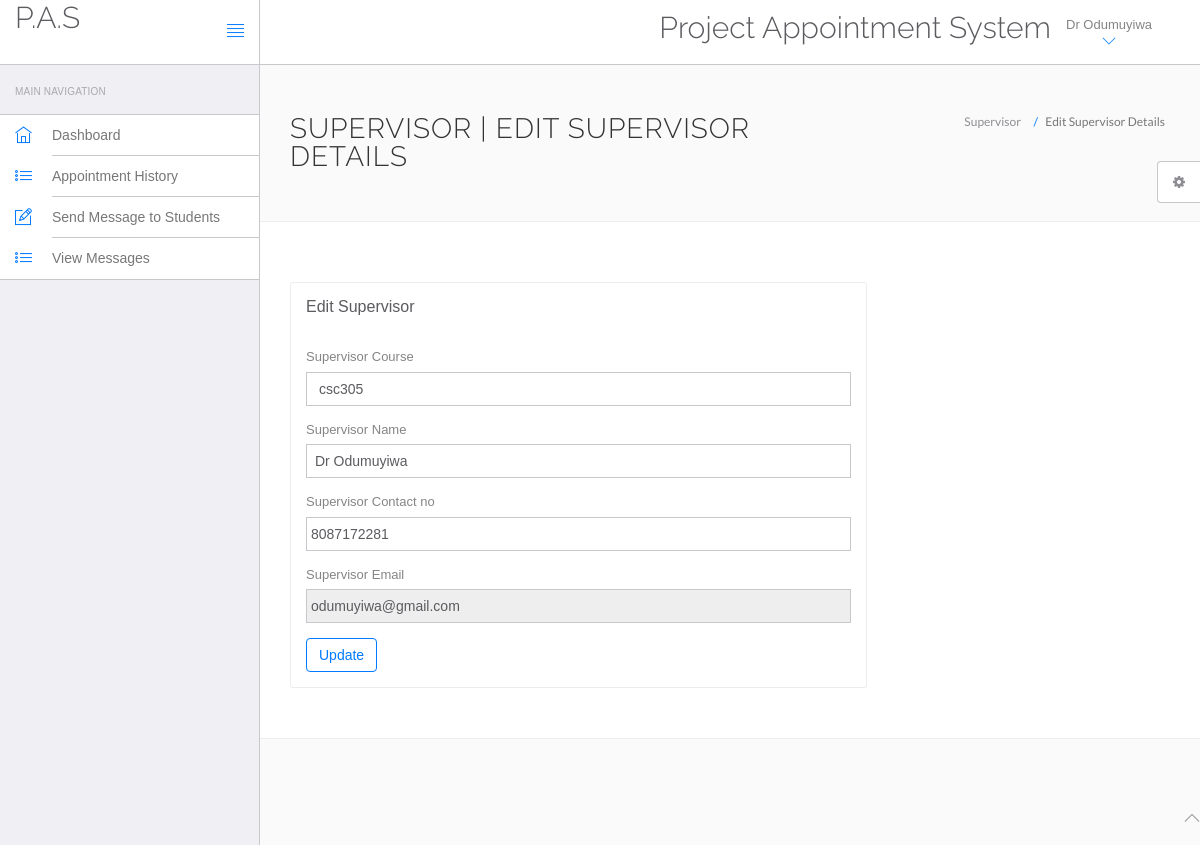
Page /school/pas/supervisor/edit-profile.php (signed in) on the committed database.
### tables this page shows
CREATE TABLE IF NOT EXISTS `supervisors` (
  `id` int(11) NOT NULL AUTO_INCREMENT,
  `course` varchar(255) NOT NULL,
  `supervisorName` varchar(255) NOT NULL,
  `address` longtext NOT NULL,
  `contactno` bigint(11) NOT NULL,
  `email` varchar(255) NOT NULL,
  `password` varchar(255) NOT NULL,
  `creationDate` timestamp NOT NULL DEFAULT current_timestamp(),
  `updationDate` varchar(255) NOT NULL,
  PRIMARY KEY (`id`)
);

### school/pas/supervisor/edit-profile.php (the view, shortened to what this page needs)
<?php
include('include/config.php');
?>
<!DOCTYPE html>
<html lang="en">
	<head>
		<link rel="stylesheet" href="vendor/bootstrap/css/bootstrap.min.css">
		<link rel="stylesheet" href="vendor/fontawesome/css/font-awesome.min.css">
		<link rel="stylesheet" href="vendor/themify-icons/themify-icons.min.css">
		<link href="vendor/animate.css/animate.min.css" rel="stylesheet" media="screen">
		<link href="vendor/perfect-scrollbar/perfect-scrollbar.min.css" rel="stylesheet" media="screen">
		<link href="vendor/switchery/switchery.min.css" rel="stylesheet" media="screen">
		<link href="vendor/bootstrap-touchspin/jquery.bootstrap-touchspin.min.css" rel="stylesheet" media="screen">
		<link href="vendor/select2/select2.min.css" rel="stylesheet" media="screen">
		<link href="vendor/bootstrap-datepicker/bootstrap-datepicker3.standalone.min.css" rel="stylesheet" media="screen">
		<link href="vendor/bootstrap-timepicker/bootstrap-timepicker.min.css" rel="stylesheet" media="screen">
		<link rel="stylesheet" href="assets/css/styles.css">
		<link rel="stylesheet" href="assets/css/plugins.css">
		<link rel="stylesheet" href="assets/css/themes/theme-1.css" id="skin_color" />
	</head>
	<body>
		<div id="app">
		<?php include('include/sidebar.php');?>
			<div class="app-content">
				<?php include('include/header.php');?>
		<div class="main-content" >
			<div class="wrap-content container" id="container">
		<section id="page-title">
			<div class="row">
				<div class="col-sm-8">
					<h1 class="mainTitle">Supervisor | Edit Supervisor Details</h1>
				</div>
				<ol class="breadcrumb">
					<li>
						<span>Supervisor</span>
					</li>
					<li class="active">
						<span>Edit Supervisor Details</span>
					</li>
				</ol>
			</div>
		</section>
		<div class="container-fluid container-fullw bg-white">
			<div class="row">
				<div class="col-md-12">
		<div class="row margin-top-30">
			<div class="col-lg-8 col-md-12">
				<div class="panel panel-white">
					<div class="panel-heading">
						<h5 class="panel-title">Edit Supervisor</h5>
					</div>
		<div class="panel-body">
		<?php
		$sql = mysqli_query($con,"select * from supervisors where email='".$_SESSION['email']."'");
		while($data=mysqli_fetch_array($sql)){
		?>
		<form role="form" name="adddoc" method="post" onSubmit="return valid();">
		<div class="form-group">
			<label for="Supervisorcourse">
				Supervisor Course
			</label>
			<select name="supervisorcourse" class="form-control" required="required">
				<option value="<?php echo htmlentities($data['course']);?>">
					<?php echo htmlentities($data['course']);?>
					</option>
					<?php
					$sql = mysqli_query($con,"select * from supervisorcourse");
					?>
			</select>
			</div>
			<div class="form-group">
				<label for="supervisorname">
						Supervisor Name
				</label>
				<input type="text" name="supervisorname" class="form-control" value="<?php echo htmlentities($data['supervisorName']);?>" >
			</div>
			<div class="form-group">
				<label for="contact">
					Supervisor Contact no
				</label>
			<input type="text" name="supervisorcontact" class="form-control" required="required"  value="<?php echo htmlentities($data['contactno']);?>">
			</div>
			<div class="form-group">
				<label for="email">
					Supervisor Email
				</label>
			<input type="email" name="supervisoremail" class="form-control"  readonly="readonly"  value="<?php echo htmlentities($data['email']);?>">
			</div>
			<?php } ?>
			<button type="submit" name="submit" class="btn btn-o btn-primary">
				Update
			</button>
		</form>
				</div>
			</div>
		</div>
			</div>
		</div>
</div>
					</div>
				</div>
			</div>
	<?php include('include/footer.php');?>
	<?php include('include/setting.php');?>
		</div>
	</body>
</html>

### school/pas/supervisor/include/header.php (shortened to what this page needs)
<header class="navbar navbar-default navbar-static-top">
<div class="navbar-header">
	<a class="navbar-brand" href="#">
		<h2 style="padding-top:2% ">P.A.S</h2>
	</a>
	<a href="#" class="sidebar-toggler pull-right visible-md visible-lg" data-toggle-class="app-sidebar-closed" data-toggle-target="#app">
		<i class="ti-align-justify"></i>
	</a>
</div>
<div class="navbar-collapse collapse">
	<ul class="nav navbar-right">
			<li  style="padding-top:2% ">
			<h2>Project Appointment System</h2>
		</li>
	<li class="dropdown current-user">
		<a href class="dropdown-toggle" data-toggle="dropdown">
			<span class="username">
			<?php
			$query = mysqli_query($con,"SELECT supervisorName FROM supervisors WHERE email='".$_SESSION['email']."'");
			while($row=mysqli_fetch_array($query))
			{
				echo $row['supervisorName'];
			}
			?>
			<i class="ti-angle-down"></i></i></span>
		</a>
	</li>
	</ul>
	</div>
	</header>

### school/pas/supervisor/assets/css/themes/theme-1.css (style rules this page uses)
body { background: #FAFAFA; }
header .navbar-header { background: #ffffff !important; border-right-color: #c8c7cc !important; border-bottom-color: #c8c7cc !important; }
header .navbar-header .sidebar-toggler, header .navbar-header .sidebar-mobile-toggler { color: #007aff !important; }
header .navbar-header .navbar-brand { color: #777 !important; }
header .navbar-collapse { background: #ffffff !important; border-bottom-color: #c8c7cc !important; box-shadow: none !important; }
header .navbar-collapse .navbar-right > li > a { color: #777; }
header .navbar-collapse .navbar-right > li > a i { color: #007aff !important; }

### rows in the picture
supervisors: supervisorName "Dr Odumuyiwa", supervisorcourse "csc305", supervisorname "Dr Odumuyiwa", supervisorcontact "8087172281", supervisoremail "odumuyiwa@gmail.com"
